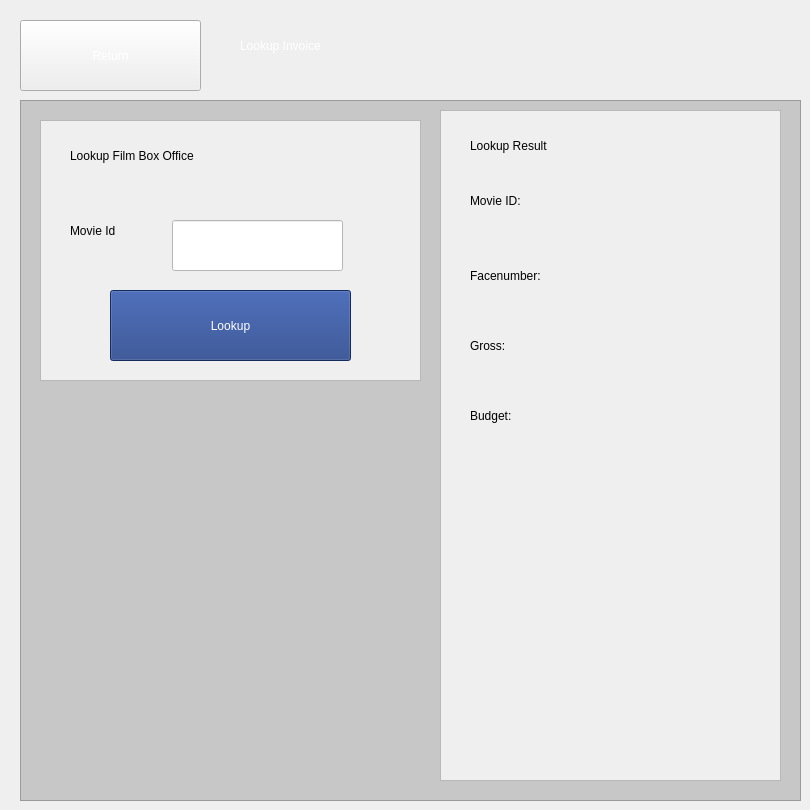
    <widget class="QWidget" name="readEntryPage">
     <widget class="QPushButton" name="returnFromReadPushButton">
      <property name="geometry">
       <rect>
        <x>20</x>
        <y>20</y>
        <width>181</width>
        <height>71</height>
       </rect>
      </property>
      <property name="styleSheet">
       <string notr="true">color: rgb(255, 255, 255);</string>
      </property>
      <property name="text">
       <string>Return</string>
      </property>
     </widget>
     <widget class="QLabel" name="label_7">
      <property name="geometry">
       <rect>
        <x>240</x>
        <y>20</y>
        <width>241</width>
        <height>51</height>
       </rect>
      </property>
      <property name="styleSheet">
       <string notr="true">color: rgb(255, 255, 255);
font: 700 20pt &quot;Quicksand&quot;;</string>
      </property>
      <property name="text">
       <string>Lookup Invoice</string>
      </property>
     </widget>
     <widget class="QFrame" name="frame_6">
      <property name="geometry">
       <rect>
        <x>20</x>
        <y>100</y>
        <width>781</width>
        <height>701</height>
       </rect>
      </property>
      <property name="styleSheet">
       <string notr="true">background-color: rgb(199, 199, 199);</string>
      </property>
      <property name="frameShape">
       <enum>QFrame::StyledPanel</enum>
      </property>
      <property name="frameShadow">
       <enum>QFrame::Raised</enum>
      </property>
      <widget class="QFrame" name="frame_7">
       <property name="geometry">
        <rect>
         <x>20</x>
         <y>20</y>
         <width>381</width>
         <height>261</height>
        </rect>
       </property>
       <property name="styleSheet">
        <string notr="true">background-color: rgb(239, 239, 239);</string>
       </property>
       <property name="frameShape">
        <enum>QFrame::StyledPanel</enum>
       </property>
       <property name="frameShadow">
        <enum>QFrame::Raised</enum>
       </property>
       <widget class="QLineEdit" name="lookupLineEdit">
        <property name="geometry">
         <rect>
          <x>132</x>
          <y>100</y>
          <width>171</width>
          <height>51</height>
         </rect>
        </property>
        <property name="styleSheet">
         <string notr="true">background-color: rgb(255, 255, 255);
color: rgb(0, 0, 0);</string>
        </property>
        <property name="text">
         <string/>
        </property>
       </widget>
       <widget class="QLabel" name="label_36">
        <property name="geometry">
         <rect>
          <x>30</x>
          <y>100</y>
          <width>91</width>
          <height>21</height>
         </rect>
        </property>
        <property name="styleSheet">
         <string notr="true">color: rgb(0, 0, 0);
</string>
        </property>
        <property name="text">
         <string>Movie Id</string>
        </property>
       </widget>
       <widget class="QLabel" name="label_46">
        <property name="geometry">
         <rect>
          <x>30</x>
          <y>10</y>
          <width>341</width>
          <height>51</height>
         </rect>
        </property>
        <property name="styleSheet">
         <string notr="true">font: 700 18pt &quot;Quicksand&quot;;
</string>
        </property>
        <property name="text">
         <string>Lookup Film Box Office</string>
        </property>
       </widget>
       <widget class="QPushButton" name="lokkupReadPushButton">
        <property name="geometry">
         <rect>
          <x>70</x>
          <y>170</y>
          <width>241</width>
          <height>71</height>
         </rect>
        </property>
        <property name="styleSheet">
         <string notr="true">color: rgb(255, 255, 255);
background-color: rgb(30, 60, 131);
</string>
        </property>
        <property name="text">
         <string>Lookup</string>
        </property>
       </widget>
      </widget>
      <widget class="QFrame" name="frame_8">
       <property name="geometry">
        <rect>
         <x>420</x>
         <y>10</y>
         <width>341</width>
         <height>671</height>
        </rect>
       </property>
       <property name="styleSheet">
        <string notr="true">background-color: rgb(239, 239, 239);</string>
       </property>
       <property name="frameShape">
        <enum>QFrame::StyledPanel</enum>
       </property>
       <property name="frameShadow">
        <enum>QFrame::Raised</enum>
       </property>
       <widget class="QLabel" name="label_40">
        <property name="geometry">
         <rect>
          <x>30</x>
          <y>80</y>
          <width>91</width>
          <height>21</height>
         </rect>
        </property>
        <property name="styleSheet">
         <string notr="true">color: rgb(0, 0, 0);
</string>
        </property>
        <property name="text">
         <string>Movie ID:</string>
        </property>
       </widget>
       <widget class="QLabel" name="label_47">
        <property name="geometry">
         <rect>
          <x>30</x>
          <y>20</y>
          <width>231</width>
          <height>31</height>
         </rect>
        </property>
        <property name="styleSheet">
         <string notr="true">font: 700 18pt &quot;Quicksand&quot;;
</string>
        </property>
        <property name="text">
         <string>Lookup Result</string>
        </property>
       </widget>
       <widget class="QLabel" name="movieIdLookupResultLabel">
        <property name="geometry">
         <rect>
          <x>190</x>
          <y>80</y>
          <width>91</width>
          <height>21</height>
         </rect>
        </property>
        <property name="styleSheet">
         <string notr="true">color: rgb(0, 0, 0);
</string>
        </property>
        <property name="text">
         <string/>
        </property>
       </widget>
       <widget class="QLabel" name="label_41">
        <property name="geometry">
         <rect>
          <x>30</x>
          <y>150</y>
          <width>131</width>
          <height>31</height>
         </rect>
        </property>
        <property name="styleSheet">
         <string notr="true">color: rgb(0, 0, 0);
</string>
        </property>
        <property name="text">
         <string>Facenumber:</string>
        </property>
       </widget>
       <widget class="QLabel" name="label_42">
        <property name="geometry">
         <rect>
          <x>30</x>
          <y>220</y>
          <width>131</width>
          <height>31</height>
         </rect>
        </property>
        <property name="styleSheet">
         <string notr="true">color: rgb(0, 0, 0);
</string>
        </property>
        <property name="text">
         <string>Gross:</string>
        </property>
       </widget>
       <widget class="QLabel" name="label_43">
        <property name="geometry">
         <rect>
          <x>30</x>
          <y>290</y>
          <width>131</width>
          <height>31</height>
         </rect>
        </property>
        <property name="styleSheet">
         <string notr="true">color: rgb(0, 0, 0);
</string>
        </property>
        <property name="text">
         <string>Budget:</string>
        </property>
       </widget>
       <widget class="QLabel" name="movieIdLookupLabel">
        <property name="geometry">
         <rect>
          <x>180</x>
          <y>80</y>
          <width>131</width>
          <height>31</height>
         </rect>
        </property>
        <property name="styleSheet">
         <string notr="true">color: rgb(0, 0, 0);
</string>
        </property>
        <property name="text">
         <string/>
        </property>
       </widget>
       <widget class="QLabel" name="facenumberLookupLabel">
        <property name="geometry">
         <rect>
          <x>180</x>
          <y>150</y>
          <width>131</width>
          <height>31</height>
         </rect>
        </property>
        <property name="styleSheet">
         <string notr="true">color: rgb(0, 0, 0);
</string>
        </property>
        <property name="text">
         <string/>
        </property>
       </widget>
       <widget class="QLabel" name="grossLookupLabel">
        <property name="geometry">
         <rect>
          <x>180</x>
          <y>220</y>
          <width>131</width>
          <height>31</height>
         </rect>
        </property>
        <property name="styleSheet">
         <string notr="true">color: rgb(0, 0, 0);
</string>
        </property>
        <property name="text">
         <string/>
        </property>
       </widget>
       <widget class="QLabel" name="budgetLookupLabel">
        <property name="geometry">
         <rect>
          <x>180</x>
          <y>290</y>
          <width>131</width>
          <height>31</height>
         </rect>
        </property>
        <property name="styleSheet">
         <string notr="true">color: rgb(0, 0, 0);
</string>
        </property>
        <property name="text">
         <string/>
        </property>
       </widget>
      </widget>
     </widget>
    </widget>
